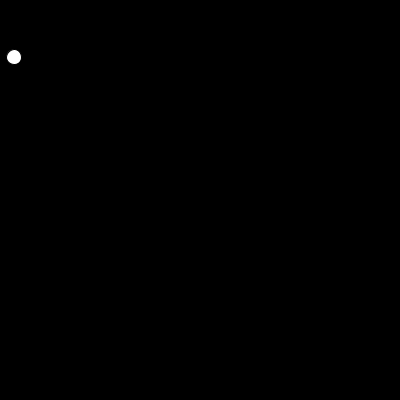
Frame 1 (no input)
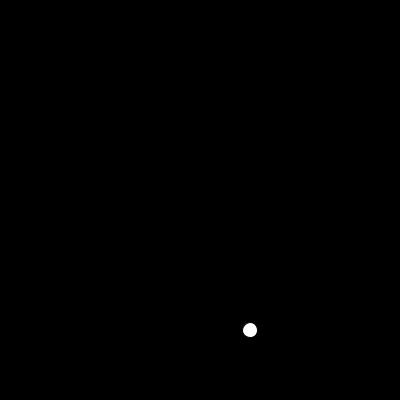
Frame 60 (the mouse pressed at the canvas centre just before this capture)
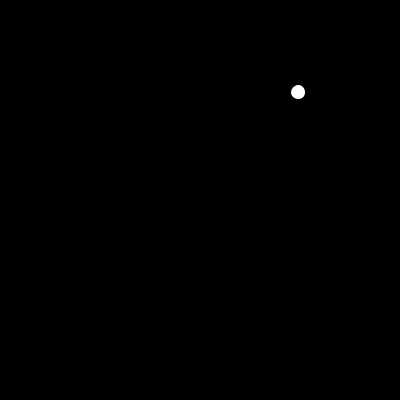
Frame 120 (the mouse held since frame 60 and released just before this capture)

The Processing sketch that drew these frames (run headless with seeded random() and noise(); from frame 60 on, the mouse is pressed at the canvas centre):

// Processing sketch: step1
// ── step1.pde

/*
Example 1: bouncing balls the old fashioned way
 */
int INITIALXSPEED = 4;
int INITIALYSPEED = 7;
int CIRCLESIZE = 15;
float ballx, bally, ballxSpeed, ballySpeed;

void setup() {
  size(400, 400);
  smooth();
  ballx = 10;
  bally = 50;
  ballxSpeed = INITIALXSPEED;
  ballySpeed = INITIALYSPEED;
}

void draw() {
  // Always erase the screen first
  background(0);

  // update the position of the circle
  ballx = ballx + ballxSpeed;
  bally = bally + ballySpeed;


  // check for collisions
  float r = CIRCLESIZE/2;
  if ( (ballx<r) || (ballx>width-r)) {
    ballxSpeed = -ballxSpeed;
  }
  if ( (bally<r) || (bally>height-r)) {
    ballySpeed = -ballySpeed;
  }
  // Finally draws the circle
  fill(255);
  ellipse(ballx, bally, CIRCLESIZE, CIRCLESIZE);
}
